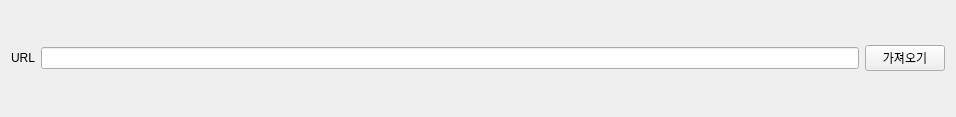
<?xml version="1.0" encoding="UTF-8"?>
<ui version="4.0">
 <class>Form</class>
 <widget class="QWidget" name="Form">
  <property name="geometry">
   <rect>
    <x>0</x>
    <y>0</y>
    <width>956</width>
    <height>117</height>
   </rect>
  </property>
  <property name="sizePolicy">
   <sizepolicy hsizetype="Expanding" vsizetype="Expanding">
    <horstretch>0</horstretch>
    <verstretch>0</verstretch>
   </sizepolicy>
  </property>
  <property name="windowTitle">
   <string>Form</string>
  </property>
  <layout class="QVBoxLayout" name="verticalLayout">
   <item>
    <layout class="QHBoxLayout" name="horizontalLayout">
     <item>
      <widget class="QLabel" name="label">
       <property name="text">
        <string>URL</string>
       </property>
      </widget>
     </item>
     <item>
      <widget class="QLineEdit" name="edtUrl"/>
     </item>
     <item>
      <widget class="QPushButton" name="btnUrl">
       <property name="text">
        <string>가져오기</string>
       </property>
      </widget>
     </item>
    </layout>
   </item>
  </layout>
 </widget>
 <resources/>
 <connections/>
</ui>
